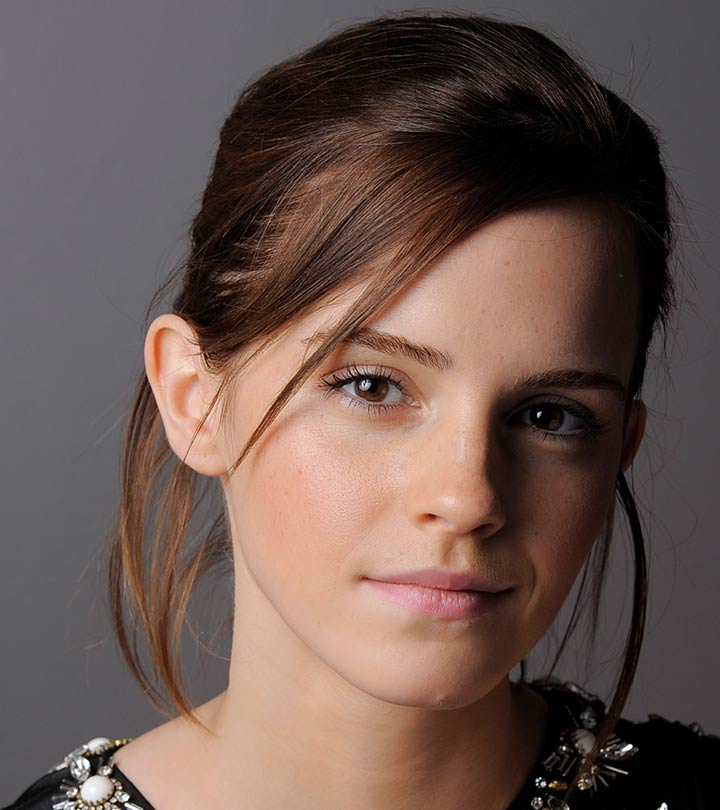
#> input picture Assignment-01/emma.jpg, 720 x 810 px, found by its file name
$ python Question03.py
#> lines starting #> are read from the running program, lines starting #| are printed output that depends on the picture
import cv2 as cv
import matplotlib.pyplot as plt
import numpy as np

img_orig = cv.imread('Sources/emma.jpg', cv.IMREAD_COLOR)
#> img_orig is the input picture: shape (810, 720, 3); mean B, G, R 80.1, 87.4, 106.8
gamma = 1.5
table = np.array([(i/255.0)**(gamma)*255.0 for i in np.arange(0, 256)]).astype('uint8')

# Splitting LAB channels
img_orig_lab = cv.cvtColor(img_orig, cv.COLOR_BGR2Lab)
#> img_orig_lab: shape (810, 720, 3); mean of channels 0, 1, 2 97, 134.8, 135.1
L, a, b = cv.split(img_orig_lab)
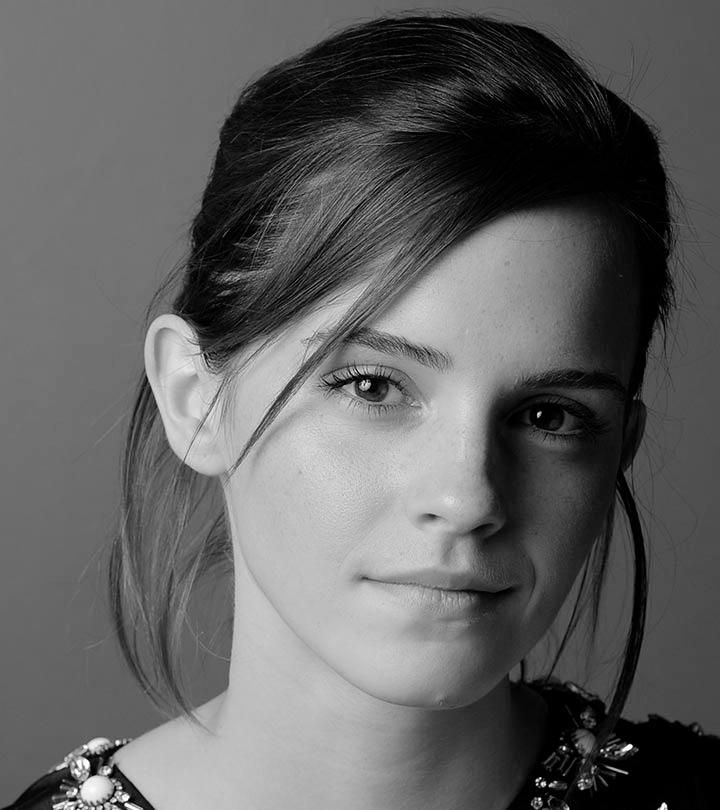
#> L: shape (810, 720); min 0, max 255, mean 97
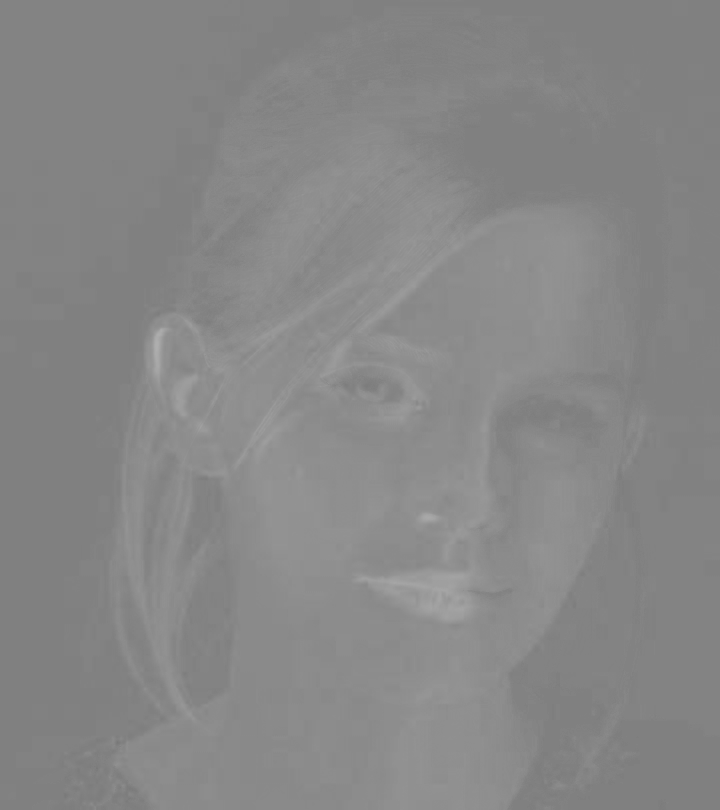
#> a: shape (810, 720); min 120, max 174, mean 134.8

# Applying gamma correction to L channel
L_gamma = cv.LUT(L, table)
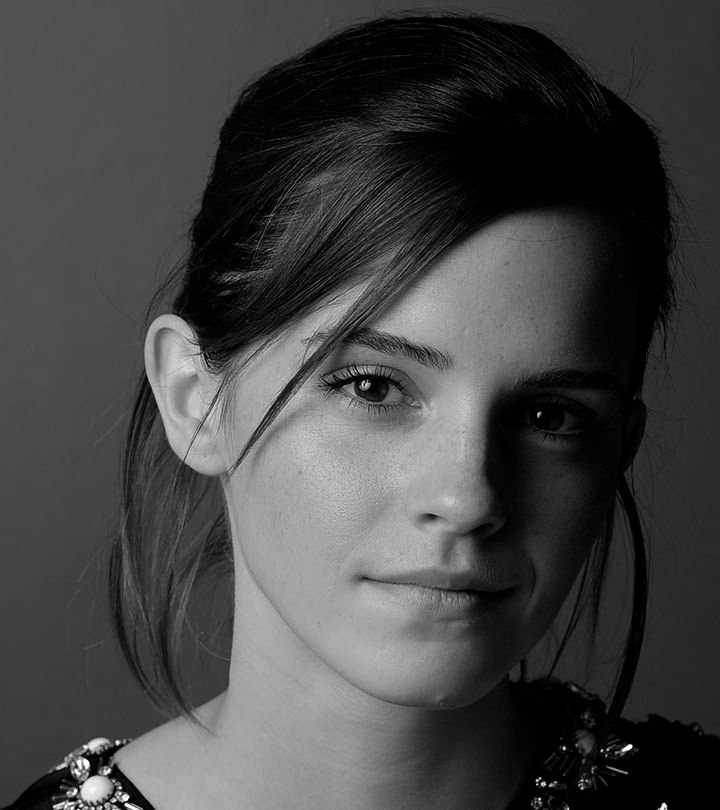
#> L_gamma: shape (810, 720); min 0, max 255, mean 68.1

# Merging LAB channels back together
img_gamma_lab = cv.merge((L_gamma, a, b))
#> img_gamma_lab: shape (810, 720, 3); mean of channels 0, 1, 2 68.1, 134.8, 135.1

f, axarr = plt.subplots(2, 2)
axarr[0, 0].imshow(cv.cvtColor(img_orig_lab, cv.COLOR_Lab2RGB))
axarr[0, 1].imshow(cv.cvtColor(img_gamma_lab, cv.COLOR_Lab2RGB))

color = ('b', 'g', 'r')
for i, c in enumerate(color):
    hist_orig = cv.calcHist([img_orig_lab], [i], None, [256], [0, 256])
    axarr[1, 0].plot(hist_orig, color=c)
    hist_gamma = cv.calcHist([img_gamma_lab], [i], None, [256], [0, 256])
    axarr[1, 1].plot(hist_gamma, color=c)

plt.show()
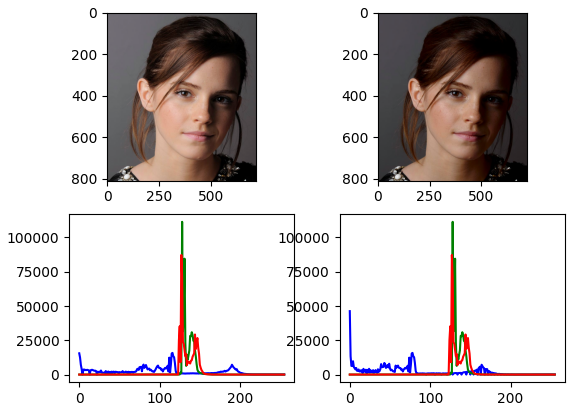
#> figure drawn by matplotlib, 4 panels; panel 3: curve peaks at x = 116, y = 15795; panel 3: curve peaks at x = 128, y = 111415; panel 3: curve peaks at x = 127, y = 87245; panel 4: curve peaks at x = 0, y = 46257
